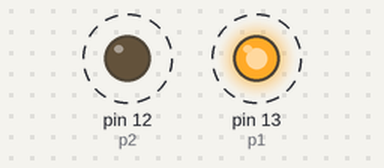
The sketch below on a simulated Arduino Uno, built with avr-gcc and run on an emulated ATmega328P. On the bench: output pins drawn as LEDs (lit = HIGH). Dashed ring = blinking.

Above: at 0.5 s.
Timing chart, 0 to 4.6 s (numbered marks = the images above):
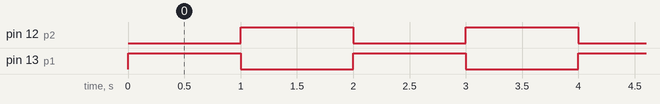

Measured:
- by itself, pin 12 (p2), pin 13 (p1): alternates HIGH for 1.0 s and LOW for 1.0 s

The sketch:

Blinking_2_LED.ino
```cpp
// C++ code
//
int p1=13;
int p2=12;
void setup()
{
  pinMode(p1, OUTPUT);
  pinMode(p2,OUTPUT);
}

void loop()
{
 digitalWrite(p1,HIGH);
  digitalWrite(p2,LOW);
  delay(1000);
  digitalWrite(p1,LOW);
  digitalWrite(p2,HIGH);
  delay(1000);
}
```
